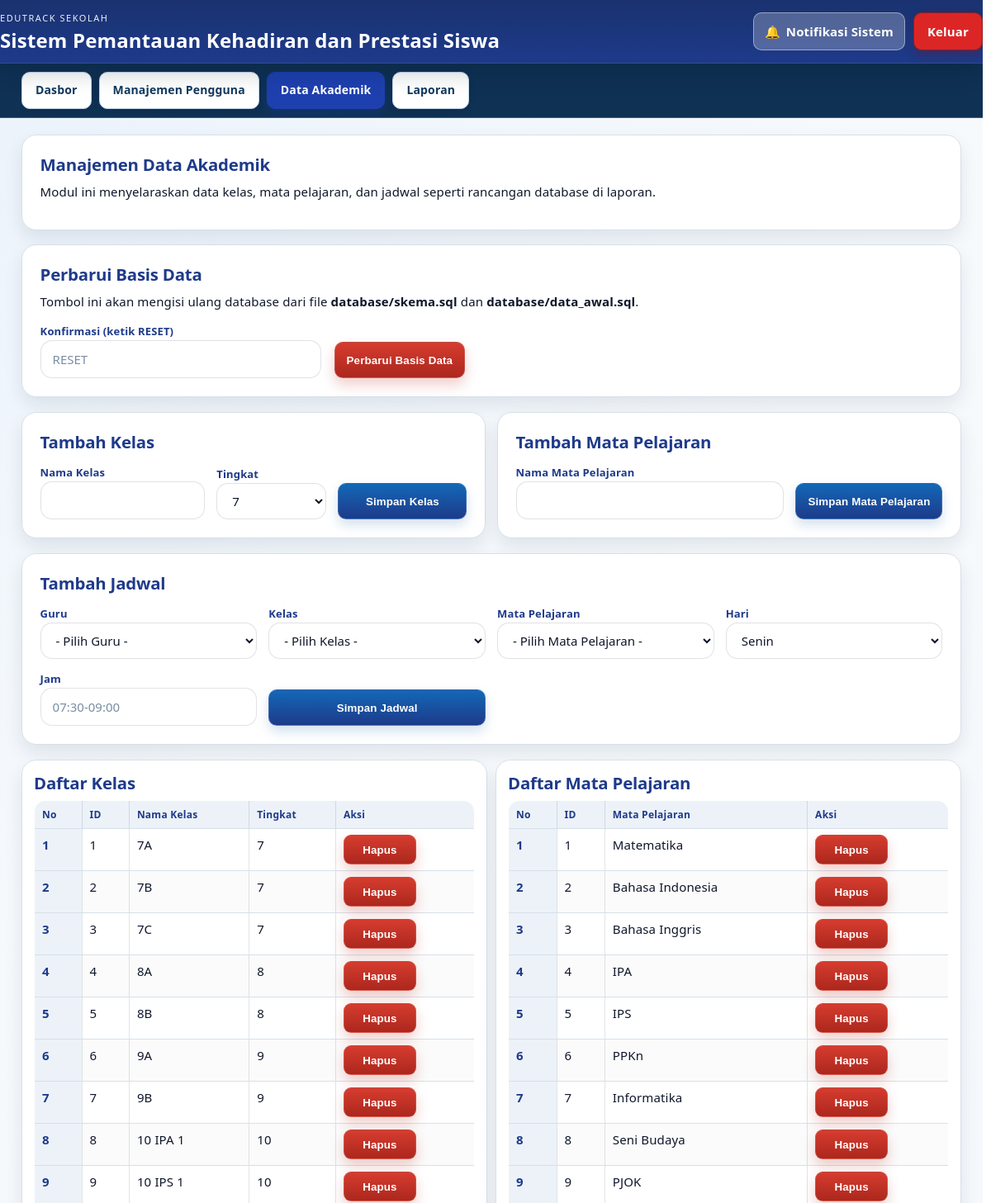
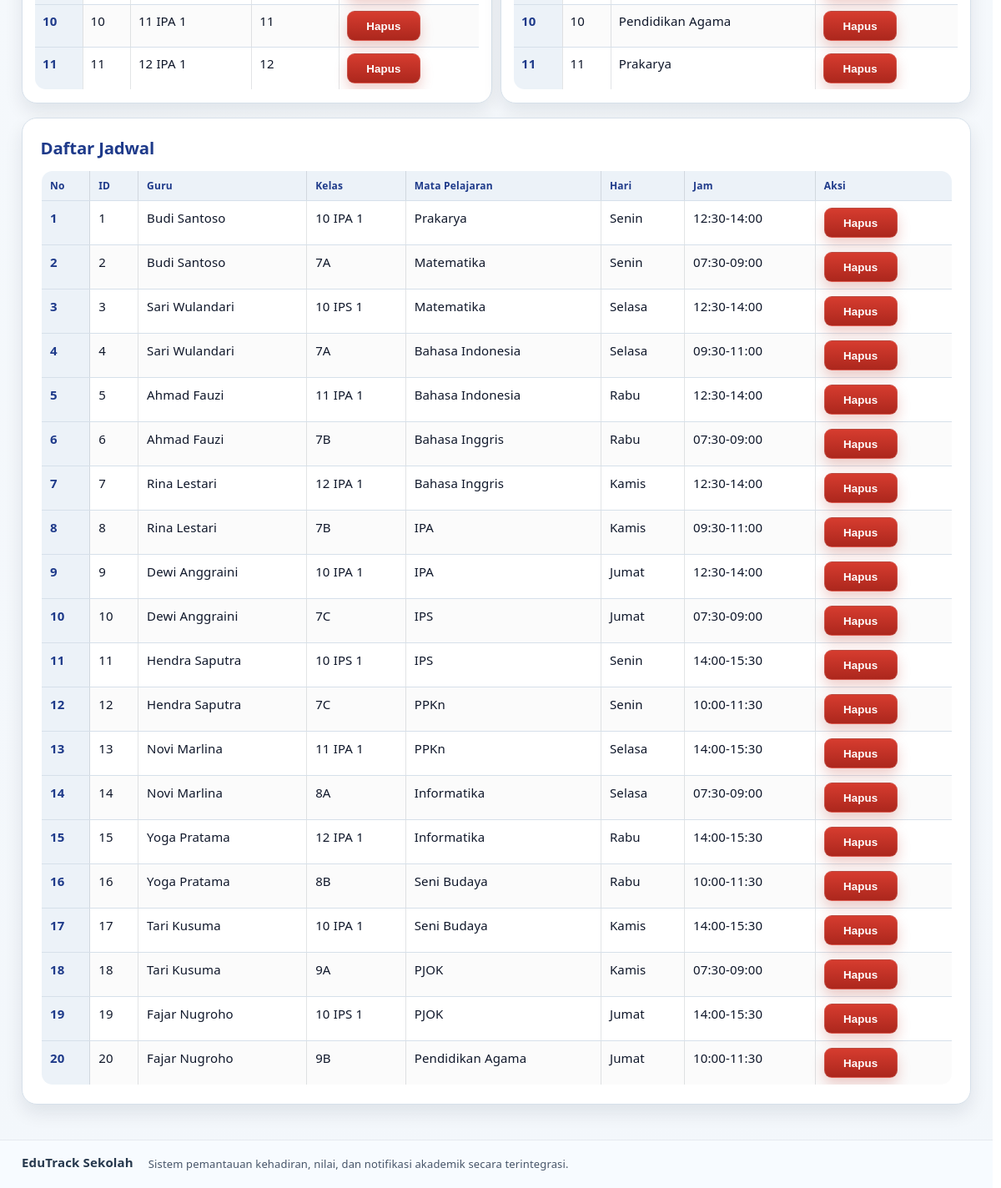
The app's page /public/admin/akademik.php (signed in) with its own data (2 pictures, top to bottom).
### tables this page shows
CREATE TABLE tbl_kelas (
    id_kelas INT AUTO_INCREMENT PRIMARY KEY,
    nama_kelas VARCHAR(30) NOT NULL,
    tingkat ENUM('7', '8', '9', '10', '11', '12') NOT NULL
);

CREATE TABLE tbl_mapel (
    id_mapel INT AUTO_INCREMENT PRIMARY KEY,
    nama_mapel VARCHAR(100) NOT NULL
);

CREATE TABLE tbl_jadwal (
    id_jadwal INT AUTO_INCREMENT PRIMARY KEY,
    id_guru INT NOT NULL,
    id_kelas INT NOT NULL,
    id_mapel INT NOT NULL,
    hari ENUM('Senin', 'Selasa', 'Rabu', 'Kamis', 'Jumat', 'Sabtu') NOT NULL,
    jam VARCHAR(20) NOT NULL,
    FOREIGN KEY (id_guru) REFERENCES tbl_guru(id_guru) ON DELETE CASCADE,
    FOREIGN KEY (id_kelas) REFERENCES tbl_kelas(id_kelas) ON DELETE CASCADE,
    FOREIGN KEY (id_mapel) REFERENCES tbl_mapel(id_mapel) ON DELETE CASCADE
);

CREATE TABLE tbl_guru (
    id_guru INT AUTO_INCREMENT PRIMARY KEY,
    id_user INT NOT NULL UNIQUE,
    nama VARCHAR(100) NOT NULL UNIQUE,
    jenis_kelamin ENUM('L', 'P') NULL,
    email VARCHAR(100) NULL,
    FOREIGN KEY (id_user) REFERENCES tbl_users(id_user) ON DELETE CASCADE
);

### app/config/otentikasi.php (called while the page is built, shortened)
<?php
function url(string $path = ''): string
{
    $base = rtrim(BASE_URL, '/');
    $cleanPath = ltrim($path, '/');
    return $cleanPath === '' ? $base . '/' : $base . '/' . $cleanPath;
}
function current_user(): ?array
{
    return $_SESSION['user'] ?? null;
}
function e(string $value): string
{
    return htmlspecialchars($value, ENT_QUOTES, 'UTF-8');
}

### public/admin/akademik.php (the view, shortened to what this page needs)
<?php
require_once __DIR__ . '/../../app/config/bootstrap.php';
$kelasList = $pdo->query('SELECT id_kelas, nama_kelas, tingkat FROM tbl_kelas ORDER BY id_kelas ASC')->fetchAll();
$mapelList = $pdo->query('SELECT id_mapel, nama_mapel FROM tbl_mapel ORDER BY id_mapel ASC')->fetchAll();
$jadwalList = $pdo->query(
    'SELECT j.id_jadwal, g.nama AS guru, k.nama_kelas, m.nama_mapel, j.hari, j.jam
     FROM tbl_jadwal j
     JOIN tbl_guru g ON g.id_guru = j.id_guru
     JOIN tbl_kelas k ON k.id_kelas = j.id_kelas
     JOIN tbl_mapel m ON m.id_mapel = j.id_mapel
    ORDER BY j.id_jadwal ASC'
)->fetchAll();
include __DIR__ . '/../../app/includes/header.php';
?>
<section class="card">
    <h2>Manajemen Data Akademik</h2>
    <p>Modul ini menyelaraskan data kelas, mata pelajaran, dan jadwal seperti rancangan database di laporan.</p>
</section>
<section class="card">
    <h2>Perbarui Basis Data</h2>
    <p>Tombol ini akan mengisi ulang database dari file <strong>database/skema.sql</strong> dan <strong>database/data_awal.sql</strong>.</p>
    <form method="post" class="grid reset-inline-form" onsubmit="return confirm('Yakin memperbarui basis data? Tindakan ini tidak bisa dibatalkan.');">
        <div>
            <label for="confirm_reset">Konfirmasi (ketik RESET)</label>
            <input id="confirm_reset" name="confirm_reset" placeholder="RESET" required>
        </div>
        <div class="form-actions">
            <button type="submit" class="danger btn-compact">Perbarui Basis Data</button>
        </div>
    </form>
</section>
<div class="content-panels akademik-add-panels">
    <section class="card panel-span-6" id="tambah-kelas">
        <h2>Tambah Kelas</h2>
        <form method="post" class="grid">
            <div>
                <label for="nama_kelas">Nama Kelas</label>
                <input id="nama_kelas" name="nama_kelas" required>
            </div>
            <div>
                <label for="tingkat">Tingkat</label>
                <select id="tingkat" name="tingkat" required>
                    <option value="7">7</option>
                </select>
            </div>
            <div class="form-actions">
                <button type="submit" class="btn-compact">Simpan Kelas</button>
            </div>
        </form>
    </section>
    <section class="card panel-span-6" id="tambah-mapel">
        <h2>Tambah Mata Pelajaran</h2>
        <form method="post" class="grid">
            <div>
                <label for="nama_mapel">Nama Mata Pelajaran</label>
                <input id="nama_mapel" name="nama_mapel" required>
            </div>
            <div class="form-actions">
                <button type="submit" class="btn-compact">Simpan Mata Pelajaran</button>
            </div>
        </form>
    </section>
</div>
<section class="card" id="tambah-jadwal">
    <h2>Tambah Jadwal</h2>
    <form method="post" class="grid">
        <div>
            <label for="id_guru">Guru</label>
            <select id="id_guru" name="id_guru" required>
                <option value="">- Pilih Guru -</option>
            </select>
        </div>
        <div>
            <label for="id_kelas">Kelas</label>
            <select id="id_kelas" name="id_kelas" required>
                <option value="">- Pilih Kelas -</option>
            </select>
        </div>
        <div>
            <label for="id_mapel">Mata Pelajaran</label>
            <select id="id_mapel" name="id_mapel" required>
                <option value="">- Pilih Mata Pelajaran -</option>
            </select>
        </div>
        <div>
            <label for="hari">Hari</label>
            <select id="hari" name="hari" required>
                <option>Senin</option>
            </select>
        </div>
        <div>
            <label for="jam">Jam</label>
            <input id="jam" name="jam" placeholder="07:30-09:00" required>
        </div>
        <div class="form-actions">
            <button type="submit" class="btn-compact">Simpan Jadwal</button>
        </div>
    </form>
</section>
<div class="content-panels akademik-list-panels">
<section class="card panel-span-6 akademik-table-card" id="daftar-kelas">
    <h2>Daftar Kelas</h2>
    <div class="table-wrap">
    <table>
        <thead>
        <tr>
            <th>No</th>
            <th>ID</th>
            <th>Nama Kelas</th>
            <th>Tingkat</th>
            <th>Aksi</th>
        </tr>
        </thead>
        <tbody>
        <?php $noKelas = 1; ?>
        <?php foreach ($kelasList as $kelas): ?>
            <tr>
                <td><?= e((string) $noKelas++) ?></td>
                <td><?= e((string) $kelas['id_kelas']) ?></td>
                <td><?= e($kelas['nama_kelas']) ?></td>
                <td><?= e($kelas['tingkat']) ?></td>
                <td>
                    <form method="post" onsubmit="return confirm('Hapus kelas ini? Siswa akan tetap ada tetapi kelasnya akan kosong.');">
                        <button type="submit" class="danger">Hapus</button>
                    </form>
                </td>
            </tr>
        <?php endforeach; ?>
        </tbody>
    </table>
    </div>
</section>
<section class="card panel-span-6 akademik-table-card" id="daftar-mapel">
    <h2>Daftar Mata Pelajaran</h2>
    <div class="table-wrap">
    <table>
        <thead>
        <tr>
            <th>No</th>
            <th>ID</th>
            <th>Mata Pelajaran</th>
            <th>Aksi</th>
        </tr>
        </thead>
        <tbody>
        <?php $noMapel = 1; ?>
        <?php foreach ($mapelList as $mapel): ?>
            <tr>
                <td><?= e((string) $noMapel++) ?></td>
                <td><?= e((string) $mapel['id_mapel']) ?></td>
                <td><?= e($mapel['nama_mapel']) ?></td>
                <td>
                    <form method="post" onsubmit="return confirm('Hapus mata pelajaran ini? Data jadwal, kehadiran, dan nilai terkait akan ikut terhapus.');">
                        <button type="submit" class="danger">Hapus</button>
                    </form>
                </td>
            </tr>
        <?php endforeach; ?>
        </tbody>
    </table>
    </div>
</section>
</div>
<section class="card" id="daftar-jadwal">
    <h2>Daftar Jadwal</h2>
    <div class="table-wrap">
    <table>
        <thead>
        <tr>
            <th>No</th>
            <th>ID</th>
            <th>Guru</th>
            <th>Kelas</th>
            <th>Mata Pelajaran</th>
            <th>Hari</th>
            <th>Jam</th>
            <th>Aksi</th>
        </tr>
        </thead>
        <tbody>
        <?php $noJadwal = 1; ?>
        <?php foreach ($jadwalList as $jadwal): ?>
            <tr>
                <td><?= e((string) $noJadwal++) ?></td>
                <td><?= e((string) $jadwal['id_jadwal']) ?></td>
                <td><?= e($jadwal['guru']) ?></td>
                <td><?= e($jadwal['nama_kelas']) ?></td>
                <td><?= e($jadwal['nama_mapel']) ?></td>
                <td><?= e($jadwal['hari']) ?></td>
                <td><?= e($jadwal['jam']) ?></td>
                <td>
                    <form method="post" onsubmit="return confirm('Hapus jadwal ini?');">
                        <button type="submit" class="danger">Hapus</button>
                    </form>
                </td>
            </tr>
        <?php endforeach; ?>
        </tbody>
    </table>
    </div>
</section>
<?php include __DIR__ . '/../../app/includes/footer.php'; ?>

### app/includes/header.php (shortened to what this page needs)
<?php
$user = current_user();
$showNotifMenu = $user !== null;
$currentPath = str_replace('\\', '/', (string) ($_SERVER['PHP_SELF'] ?? ''));
$isNotifikasi = str_ends_with($currentPath, '/notifikasi.php');
$isDasbor = str_ends_with($currentPath, '/dasbor.php');
$isLaporan = str_ends_with($currentPath, '/laporan.php');
$isAdminPengguna = str_ends_with($currentPath, '/admin/pengguna.php');
$isAdminAkademik = str_ends_with($currentPath, '/admin/akademik.php');
$bodyClasses = [];
$bodyClass = implode(' ', array_values(array_unique($bodyClasses)));
$styleVersion = (string) (@filemtime(__DIR__ . '/../../public/assets/style.css') ?: time());
$notifLabel = (($user['role'] ?? '') === 'admin') ? 'Notifikasi Sistem' : 'Notifikasi';
?>
<!doctype html>
<html lang="id">
<head>
    <link rel="stylesheet" href="<?= e(url('assets/style.css?v=' . $styleVersion)) ?>">
</head>
<body<?= $bodyClass !== '' ? ' class="' . e($bodyClass) . '"' : '' ?>>
<header class="topbar">
    <div class="container topbar-inner">
        <div class="brand-lockup">
            <p class="brand-kicker">EduTrack Sekolah</p>
            <h1>Sistem Pemantauan Kehadiran dan Prestasi Siswa</h1>
        </div>
        <?php if ($user): ?>
            <div class="topbar-meta">
                <?php if ($showNotifMenu): ?>
                    <a class="notif-link topbar-notif <?= $isNotifikasi ? 'active' : '' ?>" href="<?= e(url('notifikasi.php')) ?>" aria-label="Buka notifikasi saya">
                        <span class="notif-icon" aria-hidden="true">🔔</span>
                        <span><?= e($notifLabel) ?></span>
                    </a>
                <?php endif; ?>
                <a href="<?= e(url('keluar.php')) ?>" class="topbar-logout">Keluar</a>
            </div>
        <?php endif; ?>
    </div>
</header>
<?php if ($user): ?>
<div class="topnav-shell">
    <div class="container">
        <nav class="topnav">
            <a class="<?= $isDasbor ? 'active' : '' ?>" href="<?= e(url('dasbor.php')) ?>">Dasbor</a>
            <?php if ($user['role'] === 'admin'): ?>
                <a class="<?= $isAdminPengguna ? 'active' : '' ?>" href="<?= e(url('admin/pengguna.php')) ?>">Manajemen Pengguna</a>
                <a class="<?= $isAdminAkademik ? 'active' : '' ?>" href="<?= e(url('admin/akademik.php')) ?>">Data Akademik</a>
            <?php endif; ?>
            <a class="<?= $isLaporan ? 'active' : '' ?>" href="<?= e(url('laporan.php')) ?>">Laporan</a>
        </nav>
    </div>
</div>
<?php endif; ?>
<main class="container app-content">

### app/includes/footer.php (shortened to what this page needs)
</main>
<footer class="site-footer">
	<div class="container">
		<p><strong>EduTrack Sekolah</strong></p>
		<p class="footer-note">Sistem pemantauan kehadiran, nilai, dan notifikasi akademik secara terintegrasi.</p>
	</div>
</footer>
</body>
</html>

### app/includes/header.php (style rules this page uses)
html { overflow-y: scroll; scrollbar-gutter: stable; }

### records on screen
tbl_kelas: id_kelas "1", nama_kelas "7A", tingkat "7"
tbl_kelas: id_kelas "2", nama_kelas "7B", tingkat "7"
tbl_kelas: id_kelas "3", nama_kelas "7C", tingkat "7"
tbl_kelas: id_kelas "4", nama_kelas "8A", tingkat "8"
tbl_kelas: id_kelas "5", nama_kelas "8B", tingkat "8"
tbl_kelas: id_kelas "6", nama_kelas "9A", tingkat "9"
tbl_kelas: id_kelas "7", nama_kelas "9B", tingkat "9"
tbl_kelas: id_kelas "8", nama_kelas "10 IPA 1", tingkat "10"
tbl_kelas: id_kelas "9", nama_kelas "10 IPS 1", tingkat "10"
tbl_kelas: id_kelas "10", nama_kelas "11 IPA 1", tingkat "11"
tbl_kelas: id_kelas "11", nama_kelas "12 IPA 1", tingkat "12"
tbl_mapel: id_mapel "1", nama_mapel "Matematika"
tbl_mapel: id_mapel "2", nama_mapel "Bahasa Indonesia"
tbl_mapel: id_mapel "3", nama_mapel "Bahasa Inggris"
tbl_mapel: id_mapel "4", nama_mapel "IPA"
tbl_mapel: id_mapel "5", nama_mapel "IPS"
tbl_mapel: id_mapel "6", nama_mapel "PPKn"
tbl_mapel: id_mapel "7", nama_mapel "Informatika"
tbl_mapel: id_mapel "8", nama_mapel "Seni Budaya"
tbl_mapel: id_mapel "9", nama_mapel "PJOK"
tbl_mapel: id_mapel "10", nama_mapel "Pendidikan Agama"
tbl_mapel: id_mapel "11", nama_mapel "Prakarya"
tbl_jadwal: id_jadwal "1", id_guru.nama "Budi Santoso", id_kelas.nama_kelas "10 IPA 1", id_mapel.nama_mapel "Prakarya", hari "Senin", jam "12:30-14:00"
tbl_jadwal: id_jadwal "2", id_guru.nama "Budi Santoso", id_kelas.nama_kelas "7A", id_mapel.nama_mapel "Matematika", hari "Senin", jam "07:30-09:00"
tbl_jadwal: id_jadwal "3", id_guru.nama "Sari Wulandari", id_kelas.nama_kelas "10 IPS 1", id_mapel.nama_mapel "Matematika", hari "Selasa", jam "12:30-14:00"
tbl_jadwal: id_jadwal "4", id_guru.nama "Sari Wulandari", id_kelas.nama_kelas "7A", id_mapel.nama_mapel "Bahasa Indonesia", hari "Selasa", jam "09:30-11:00"
tbl_jadwal: id_jadwal "5", id_guru.nama "Ahmad Fauzi", id_kelas.nama_kelas "11 IPA 1", id_mapel.nama_mapel "Bahasa Indonesia", hari "Rabu", jam "12:30-14:00"
tbl_jadwal: id_jadwal "6", id_guru.nama "Ahmad Fauzi", id_kelas.nama_kelas "7B", id_mapel.nama_mapel "Bahasa Inggris", hari "Rabu", jam "07:30-09:00"
tbl_jadwal: id_jadwal "7", id_guru.nama "Rina Lestari", id_kelas.nama_kelas "12 IPA 1", id_mapel.nama_mapel "Bahasa Inggris", hari "Kamis", jam "12:30-14:00"
tbl_jadwal: id_jadwal "8", id_guru.nama "Rina Lestari", id_kelas.nama_kelas "7B", id_mapel.nama_mapel "IPA", hari "Kamis", jam "09:30-11:00"
tbl_jadwal: id_jadwal "9", id_guru.nama "Dewi Anggraini", id_kelas.nama_kelas "10 IPA 1", id_mapel.nama_mapel "IPA", hari "Jumat", jam "12:30-14:00"
tbl_jadwal: id_jadwal "10", id_guru.nama "Dewi Anggraini", id_kelas.nama_kelas "7C", id_mapel.nama_mapel "IPS", hari "Jumat", jam "07:30-09:00"
tbl_jadwal: id_jadwal "11", id_guru.nama "Hendra Saputra", id_kelas.nama_kelas "10 IPS 1", id_mapel.nama_mapel "IPS", hari "Senin", jam "14:00-15:30"
tbl_jadwal: id_jadwal "12", id_guru.nama "Hendra Saputra", id_kelas.nama_kelas "7C", id_mapel.nama_mapel "PPKn", hari "Senin", jam "10:00-11:30"
tbl_jadwal: id_jadwal "13", id_guru.nama "Novi Marlina", id_kelas.nama_kelas "11 IPA 1", id_mapel.nama_mapel "PPKn", hari "Selasa", jam "14:00-15:30"
tbl_jadwal: id_jadwal "14", id_guru.nama "Novi Marlina", id_kelas.nama_kelas "8A", id_mapel.nama_mapel "Informatika", hari "Selasa", jam "07:30-09:00"
tbl_jadwal: id_jadwal "15", id_guru.nama "Yoga Pratama", id_kelas.nama_kelas "12 IPA 1", id_mapel.nama_mapel "Informatika", hari "Rabu", jam "14:00-15:30"
tbl_jadwal: id_jadwal "16", id_guru.nama "Yoga Pratama", id_kelas.nama_kelas "8B", id_mapel.nama_mapel "Seni Budaya", hari "Rabu", jam "10:00-11:30"
tbl_jadwal: id_jadwal "17", id_guru.nama "Tari Kusuma", id_kelas.nama_kelas "10 IPA 1", id_mapel.nama_mapel "Seni Budaya", hari "Kamis", jam "14:00-15:30"
tbl_jadwal: id_jadwal "18", id_guru.nama "Tari Kusuma", id_kelas.nama_kelas "9A", id_mapel.nama_mapel "PJOK", hari "Kamis", jam "07:30-09:00"
tbl_jadwal: id_jadwal "19", id_guru.nama "Fajar Nugroho", id_kelas.nama_kelas "10 IPS 1", id_mapel.nama_mapel "PJOK", hari "Jumat", jam "14:00-15:30"
tbl_jadwal: id_jadwal "20", id_guru.nama "Fajar Nugroho", id_kelas.nama_kelas "9B", id_mapel.nama_mapel "Pendidikan Agama", hari "Jumat", jam "10:00-11:30"

### other values on screen
$notifLabel "Notifikasi Sistem"
